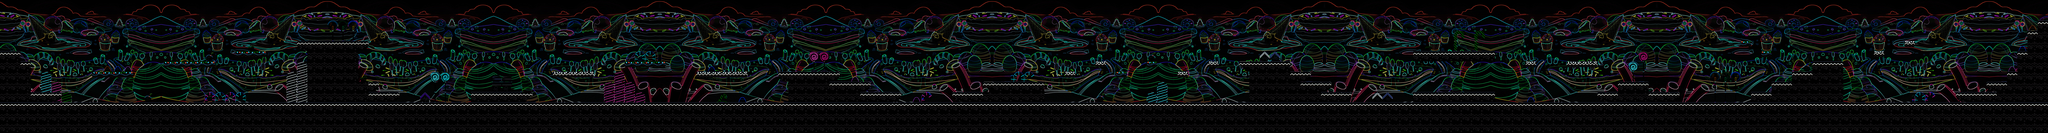

Rendered tile map (Tiled .tmx) drawn with the repository's tilesets; below, a short description and the map source with its tile grids summarised:
An orthogonal 200x13 tile map with 70x70 px tiles, 3 tile layers (Background_Image, Background, Plateau), 1 hidden layer not drawn, 4 tilesets.

<map version="1.0" orientation="orthogonal" renderorder="right-down" width="200" height="13" tilewidth="70" tileheight="70" nextobjectid="1">
 <tileset firstgid="1" name="CandyWorld_Sheet" tilewidth="70" tileheight="70">
  <image source="tuiles/CandyWorld_Sheet.png" width="980" height="490" />
 </tileset>
 <tileset firstgid="99" name="solid" tilewidth="70" tileheight="70" spacing="1">
  <image source="tuiles/solid70.png" width="360" height="360" />
  <tile id="0">
   <properties>
    <property name="tileType" value="solid" />
   </properties>
  </tile>
  <tile id="1">
   <properties>
    <property name="tileType" value="solid" />
   </properties>
  </tile>
  <tile id="2">
   <properties>
    <property name="tileType" value="solid" />
   </properties>
  </tile>
  <tile id="3">
   <properties>
    <property name="tileType" value="solid" />
   </properties>
  </tile>
  <tile id="4">
   <properties>
    <property name="tileType" value="solid" />
   </properties>
  </tile>
  <tile id="5">
   <properties>
    <property name="tileType" value="solid" />
   </properties>
  </tile>
  <tile id="6">
   <properties>
    <property name="tileType" value="solid" />
   </properties>
  </tile>
  <tile id="7">
   <properties>
    <property name="tileType" value="solid" />
   </properties>
  </tile>
  <tile id="8">
   <properties>
    <property name="tileType" value="solid" />
   </properties>
  </tile>
  <tile id="10">
   <properties>
    <property name="tileType" value="solid" />
   </properties>
  </tile>
  <tile id="11">
   <properties>
    <property name="tileType" value="solid" />
   </properties>
  </tile>
  <tile id="12">
   <properties>
    <property name="tileType" value="solid" />
   </properties>
  </tile>
  <tile id="13">
   <properties>
    <property name="tileType" value="solid" />
   </properties>
  </tile>
  <tile id="15">
   <properties>
    <property name="tileType" value="solid" />
   </properties>
  </tile>
  <tile id="16">
   <properties>
    <property name="tileType" value="solid" />
   </properties>
  </tile>
  <tile id="17">
   <properties>
    <property name="tileType" value="solid" />
   </properties>
  </tile>
  <tile id="18">
   <properties>
    <property name="tileType" value="solid" />
   </properties>
  </tile>
 </tileset>
 <tileset firstgid="124" name="bg_neon" tilewidth="70" tileheight="70">
  <image source="tuiles/easter_island_neon.png" width="27264" height="720" />
 </tileset>
 <tileset firstgid="4014" name="candyNeon" tilewidth="70" tileheight="70">
  <image source="tuiles/CandyWorld_Sheet_neon.png" width="980" height="490" />
 </tileset>
 <layer name="Background_Image" width="200" height="13" opacity="0.7">
  <data>[2600 cells, 2000 non-empty, 2000 distinct tile ids]</data>
 </layer>
 <layer name="Background" width="200" height="13" opacity="0.9">
  <data>[2600 cells, 102 non-empty, 37 distinct tile ids]</data>
 </layer>
 <layer name="Plateau" width="200" height="13">
  <data>[2600 cells, 850 non-empty, 14 distinct tile ids]</data>
 </layer>
 <layer name="solid" width="200" height="13" visible="0">
  <data>[2600 cells, 865 non-empty, 1 distinct tile ids]</data>
 </layer>
</map>
